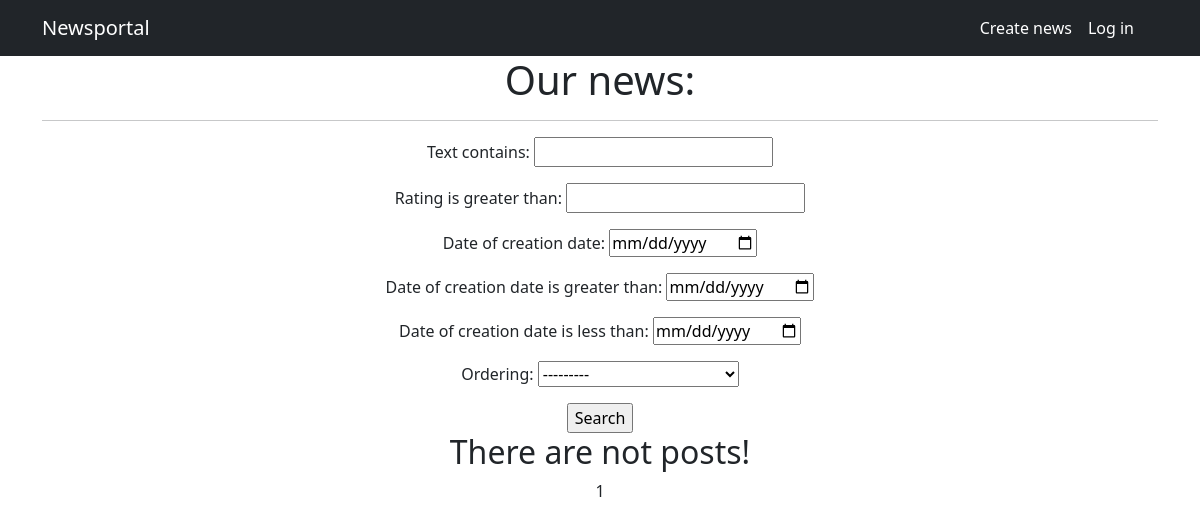
Before: /newspaper/ with the older database file.
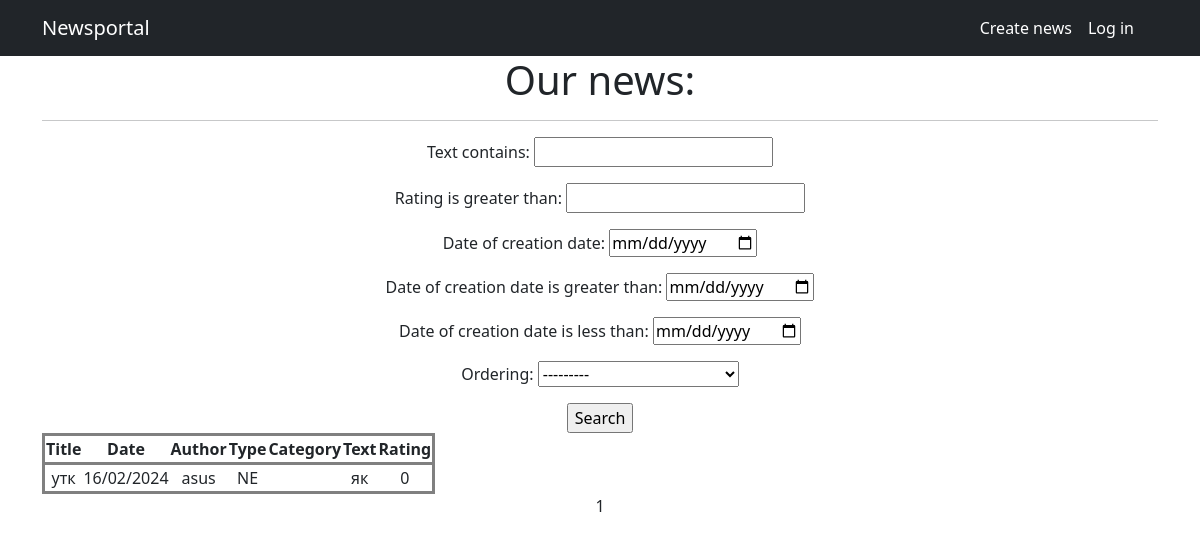
After: the same page with the newer database file.
### newsportal_app/models.py (models this page shows, shortened)
class Post(models.Model):
    author = models.ForeignKey(Author, on_delete=models.CASCADE)
    type = models.CharField(max_length=255, choices=TYPE_OF_POST, default=news)
    date_of_creation = models.DateTimeField(auto_now_add=True)
    category = models.ManyToManyField(Category, through='PostCategory')
    title = models.CharField(max_length=255)
    text = models.TextField()
    rating = models.IntegerField(default=0)

class Author(models.Model):
    user = models.OneToOneField(User, on_delete=models.CASCADE)
    rating = models.IntegerField(default=0)

### newsportal_app/views.py (the view)
# urls.py: path('', cache_page(300)(PostList.as_view()), name='post_list'),
class PostList(ListView):
    model = Post
    template_name = 'views/news.html'
    context_object_name = 'posts'
    paginate_by = 10
    def get_queryset(self):
        queryset = super().get_queryset()
        self.filterset = PostFilter(self.request.GET, queryset)
        return self.filterset.qs
    def get_context_data(self, **kwargs):
        context = super().get_context_data(**kwargs)
        context['filterset'] = self.filterset
        return context

### newsportal_app/templatetags/custom_filters.py (called while the page is built)
@register.filter()
def censor(text):
    for first in range(len(text)):
        for second in range(1, len(text)+1):
            if text[first:second + 1] in profanity_list:
                text = text[:first + 1] + '*' * (second - first) + text[second + 1:]
    return text

### templates/views/news.html (shortened to what this page needs)
{% extends 'flatpages/default.html' %}
{% load custom_tags %}
{% load custom_filters %}
{% block title %}
Newsportal
{% endblock title %}
{% block content %}
   <h1>Our news:</h1>
   <hr>
   <form action="" method="get">
       {{ filterset.form.as_p }}
       <input type="submit" value="Search" />
   </form>
   {% if posts %}
       <table>
           <tr>
               <th>Title</th>
               <th>Date</th>
               <th>Author</th>
               <th>Type</th>
               <th>Category</th>
               <th>Text</th>
               <th>Rating</th>
           </tr>
           {% for post in posts %}
           <tr>
               <td>{{ post.title }}</td>
               <td>{{ post.date_of_creation|date:"d/m/Y" }}</td>
               <td>{{ post.author.user.username }}</td>
               <td>{{ post.type }}</td>
               <td>
               </td>
               <td>{{ post.text|truncatechars:20|censor }}</td>
               <td>{{ post.rating }}</td>
           </tr>
           {% endfor %}
       </table>
   {% else %}
       <h2>There are not posts!</h2>
   {% endif %}
   {{ page_obj.number }}
{% endblock content %}

### templates/flatpages/default.html (shortened to what this page needs)
<!DOCTYPE html>
<html lang="en">
    <head>
        {% load static %}
        <link href="{% static 'css/styles.css' %}" rel="stylesheet" />
    </head>
    <body>
        <nav class="navbar navbar-expand-lg navbar-dark bg-dark static-top">
            <div class="container">
                <a class="navbar-brand" href="#">{% block title%}{{ flatpage.title}}{% endblock title %}</a>
                 <div class="collapse navbar-collapse" id="navbarSupportedContent">
                    <ul class="navbar-nav ms-auto mb-2 mb-lg-0">
                        {% url 'post_list' as news_url %}
                        {% if news_url == request.path %}
                            <li class="nav-item"><a class="nav-link active" aria-current="page" href="{% url 'post_create' %}">Create news</a></li>
                        {% else %}
                            <li class="nav-item"><a class="nav-link active" aria-current="page" href="{% url 'post_list' %}">News</a></li>
                        {% endif %}
                        {% if not request.user.is_authenticated %}
                        <li class="nav-item"><a class="nav-link active" aria-current="page" href="{% url 'account_login' %}">Log in</a></li>
                        {% endif %}
                        <li class="nav-item"><a class="nav-link active" aria-current="page" href="{% url 'main_page' %}">{{ request.user.username }}</a></li>
                    </ul>
                 </div>
            </div>
        </nav>
        <div class="container">
           <div class="row">
               <div class="col-lg-12 text-center">
                   {% block content %}{% endblock content %}
               </div>
           </div>
        </div>
    </body>
</html>

Changed rows visible on the page:
added Post: title "утк", date_of_creation "16/02/2024", author.user.username "asus", type "NE", text|censor "як", rating "0"
Other visible differences:
text no longer shown: "There are not posts!"
text now shown: "Title Date Author Type Category Text Rating"
